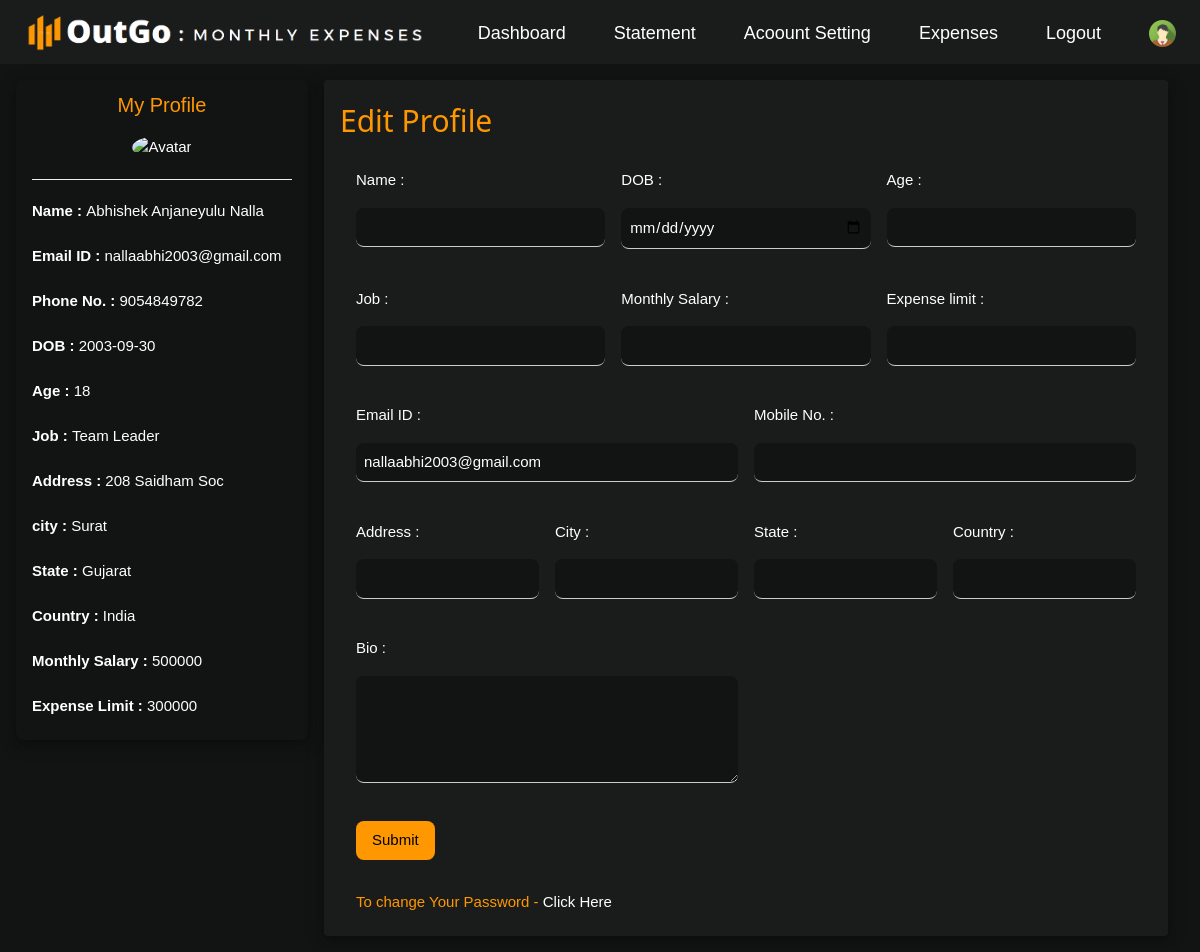
/user/editprofile.php (signed in), run on the app's committed database.
### tables this page shows
CREATE TABLE `tbl_user` (
  `u_id` int(11) NOT NULL,
  `name` varchar(255) DEFAULT NULL,
  `username` varchar(255) DEFAULT NULL,
  `email` varchar(255) NOT NULL,
  `phone_no` varchar(10) DEFAULT NULL,
  `password` varchar(100) NOT NULL,
  `dob` date DEFAULT NULL,
  `age` int(11) DEFAULT NULL,
  `job` varchar(255) DEFAULT NULL,
  `salary` int(11) DEFAULT NULL,
  `expense_limit` int(11) DEFAULT NULL,
  `address` varchar(255) DEFAULT NULL,
  `city` varchar(255) DEFAULT NULL,
  `state` varchar(255) DEFAULT NULL,
  `country` varchar(255) DEFAULT NULL,
  `bio` varchar(510) DEFAULT NULL,
  `log` int(11) NOT NULL DEFAULT 0,
  `joined_since` date DEFAULT NULL
);

### user/editprofile.php (the view, shortened to what this page needs)
<?php
    if(isset($_SESSION['user']))
    {
        $userId=$_SESSION['user'];
        include '../connection.php';
        $errStr="Not Available";
        $fetchUser="SELECT * FROM tbl_user WHERE u_id='$userId'";
        $fetchUserResult=mysqli_query($conn,$fetchUser);
        $fetchUserInfo=mysqli_fetch_assoc($fetchUserResult);
        if(isset($fetchUserInfo['name']))
        {
        $name=$fetchUserInfo['name'];
        }
        else
        {
            $name=$errStr;
        }
        if(isset($fetchUserInfo['email']))
        {
        $email=$fetchUserInfo['email'];
        }
        else
        {
            $email=$errStr;
        }
        if(isset($fetchUserInfo['phone_no']))
        {
        $phone_no=$fetchUserInfo['phone_no'];
        }
        else
        {
            $phone_no=$errStr;
        }
        if(isset($fetchUserInfo['dob']))
        {
        $dob=$fetchUserInfo['dob'];
        }
        else
        {
            $dob=$errStr;
        }
        if(isset($fetchUserInfo['age']))
        {
            $age=$fetchUserInfo['age'];
        }
        else
        {
            $age=$errStr;
        }
        if(isset($fetchUserInfo['job']))
        {
        $job=$fetchUserInfo['job'];
        }
        else
        {
            $job=$errStr;
        }
        if(isset($fetchUserInfo['address']))
        {
        $address=$fetchUserInfo['address'];
        }
        else
        {
            $address=$errStr;
        }
        if(isset($fetchUserInfo['city']))
        {
        $city=$fetchUserInfo['city'];
        }
        else
        {
            $city=$errStr;
        }
        if(isset($fetchUserInfo['state']))
        {
        $state=$fetchUserInfo['state'];
        }
        else
        {
            $state=$errStr;
        }
        if(isset($fetchUserInfo['country']))
        {
        $country=$fetchUserInfo['country'];
        }
        else
        {
            $country=$errStr;
        }
        if(isset($fetchUserInfo['salary']))
        {
        $salary=$fetchUserInfo['salary'];
        }
        else
        {
            $salary=$errStr;
        }
        if(isset($fetchUserInfo['expense_limit']))
        {
        $expense_limit=$fetchUserInfo['expense_limit'];
        }
        else
        {
            $expense_limit=$errStr;
        }
    ?>
<!DOCTYPE html>
<html>
<head>
    <link rel="stylesheet" href="../dj-style.css">
    <link rel="stylesheet" href="https://cdnjs.cloudflare.com/ajax/libs/font-awesome/4.7.0/css/font-awesome.min.css">
</head>
<body class="dj-premium">
    <div class="dj-top">
        <div class="dj-bar dj-silver dj-left-align dj-large">
            <a href="dashboard.php" class="dj-bar-item dj-padding-large"><img src="../images/1111.png" width="400rem"
                    height="40rem"></a>
            <a href="#" class="dj-bar-item dj-hide-small dj-right dj-padding-large dj-remove-underline"
                style="margin-top: 0.5rem;" title="My Account">
                <img src="../images/avatar.png" class="dj-circle" style="height:27px;width:27px" alt="Avatar">
            </a>
            <a href="../logout.php" class="dj-bar-item dj-hide-small dj-padding-large dj-remove-underline dj-right"
                style="margin-top: 0.5rem;" title="Logout">Logout</a>
            <a href="myexpenses.php" class="dj-bar-item dj-hide-small dj-padding-large dj-remove-underline dj-right"
                style="margin-top: 0.5rem;" title="Expenses">Expenses</a>
            <a href="#" class="dj-bar-item dj-hide-small dj-padding-large dj-remove-underline dj-right"
                style="margin-top: 0.5rem;" title="Account Settings">Acoount Setting</a>
            <a href="#" class="dj-bar-item dj-hide-small dj-padding-large dj-remove-underline dj-right"
                style="margin-top: 0.5rem;" title="Statement">Statement</a>
            <a href="dashboard.php" class="dj-bar-item dj-hide-small dj-padding-large dj-remove-underline dj-right"
                style="margin-top: 0.5rem;" title="Statement">Dashboard</a>
        </div>
    </div>
    <div class="dj-container dj-content" style="max-width:1400px;margin-top:80px">
        <div class="dj-row">
            <div class="dj-col m3">
                <div class="dj-card-4 dj-round-large dj-premium dj-hover-shadow-white">
                    <div class="dj-container">
                        <h4 class="dj-center dj-text-orange"><a href="myprofile.php" style="text-decoration: none;">My
                                Profile</a></h4>
                        <p class="dj-center"><img id="imgFileUpload" src="../images/addimg.jpeg" class="dj-circle"
                                style="height:106px;width:106px;cursor: pointer" alt="Avatar"></p>
                        <hr>
                        <b>Name : </b><?php echo $name; ?><br><br>
                        <b>Email ID : </b><?php echo $email; ?><br><br>
                        <b>Phone No. : </b><?php echo $phone_no; ?><br><br>
                        <b>DOB : </b><?php echo $dob; ?><br><br>
                        <b>Age : </b><?php echo $age; ?><br><br>
                        <b>Job : </b><?php echo $job; ?><br><br>
                        <b>Address : </b><?php echo $address; ?><br><br>
                        <b>city : </b><?php echo $city; ?><br><br>
                        <b>State : </b><?php echo $state; ?><br><br>
                        <b>Country : </b><?php echo $country; ?><br><br>
                        <b>Monthly Salary : </b><?php echo $salary; ?><br><br>
                        <b>Expense Limit : </b><?php echo $expense_limit; ?><br><br>
                    </div>
                </div>
            </div>
            <div class="dj-col m9">
                <div class="dj-row-padding">
                    <div class="dj-col m12">
                        <div class="dj-card-4 dj-round dj-silver dj-hover-shadow-white">
                            <div class="dj-container dj-padding dj-margin-bottom">
                                <h2 class="dj-text-orange">Edit Profile </h2>
                                <form action="" method="post">
                                    <div class="dj-row-padding">
                                        <div class="dj-third">
                                            <span class="dj-left dj-padding-16">Name :</span>
                                            <input type="text" class="dj-input dj-round-large dj-premium" name="name">
                                        </div>
                                        <div class="dj-third">
                                            <span class="dj-left dj-padding-16">DOB :</span>
                                            <input type="date" placeholder="yyyy-mm-dd"
                                                class="dj-input dj-round-large dj-premium" name="dob" required>
                                        </div>
                                        <div class="dj-third">
                                            <span class="dj-left dj-padding-16">Age :</span>
                                            <input type="number" class="dj-input dj-round-large dj-premium" name="age">
                                        </div>
                                    </div><br>
                                    <div class="dj-row-padding">
                                        <div class="dj-third">
                                            <span class="dj-left dj-padding-16">Job :</span>
                                            <input type="text" class="dj-input dj-round-large dj-premium" name="job">
                                        </div>
                                        <div class="dj-third">
                                            <span class="dj-left dj-padding-16">Monthly Salary :</span>
                                            <input type="number" class="dj-input dj-round-large dj-premium"
                                                name="salary">
                                        </div>
                                        <div class="dj-third">
                                            <span class="dj-left dj-padding-16">Expense limit :</span>
                                            <input type="number" class="dj-input dj-round-large dj-premium"
                                                name="limit">
                                        </div>
                                    </div><br>
                                    <div class="dj-row-padding">
                                        <div class="dj-half">
                                            <span class="dj-left dj-padding-16">Email ID :</span>
                                            <input type="email" value="<?php echo $email; ?>"
                                                class="dj-input dj-round-large dj-premium" name="email">
                                        </div>
                                        <div class="dj-half">
                                            <span class="dj-left dj-padding-16">Mobile No. :</span>
                                            <input type="number" class="dj-input dj-round-large dj-premium"
                                                name="ph_no">
                                        </div>
                                    </div><br>
                                    <div class="dj-row-padding">
                                        <div class="dj-quarter">
                                            <span class="dj-left dj-padding-16">Address :</span>
                                            <input type="text" class="dj-input dj-round-large dj-premium" name="add">
                                        </div>
                                        <div class="dj-quarter">
                                            <span class="dj-left dj-padding-16">City :</span>
                                            <input type="text" class="dj-input dj-round-large dj-premium" name="city">
                                        </div>
                                        <div class="dj-quarter">
                                            <span class="dj-left dj-padding-16">State :</span>
                                            <input type="text" class="dj-input dj-round-large dj-premium" name="state">
                                        </div>
                                        <div class="dj-quarter">
                                            <span class="dj-left dj-padding-16">Country :</span>
                                            <input type="text" class="dj-input dj-round-large dj-premium"
                                                name="country">
                                        </div>
                                    </div><br>
                                    <div class="dj-row-padding">
                                        <div class="dj-half">
                                            <span class="dj-left dj-padding-16">Bio :</span>
                                            <textarea rows="4" class="dj-input dj-round-large dj-premium"
                                                name="bio"></textarea>
                                        </div>
                                    </div>
                                    <button name="btnSubmit"
                                        class="dj-margin-top-32 dj-margin-bottom dj-margin-left dj-button dj-orange dj-round-large">Submit</button>
                                </form>
                                <p class="dj-margin-left dj-text-orange">To change Your Password - <a href=""
                                        class="dj-remove-underline dj-text-white">Click Here</a></p>
                            </div>
                        </div>
                    </div>
                </div>
            </div>
        </div>
</body>
</html>
<?php
}
else
{
	header("location: ../login.php");
}
?>

### data on the page
tbl_user: name "Abhishek Anjaneyulu Nalla", email "nallaabhi2003@gmail.com", phone_no "9054849782", dob "2003-09-30", age "18", job "Team Leader", address "208 Saidham Soc", city "Surat", state "Gujarat", country "India", salary "500000", expense_limit "300000"
